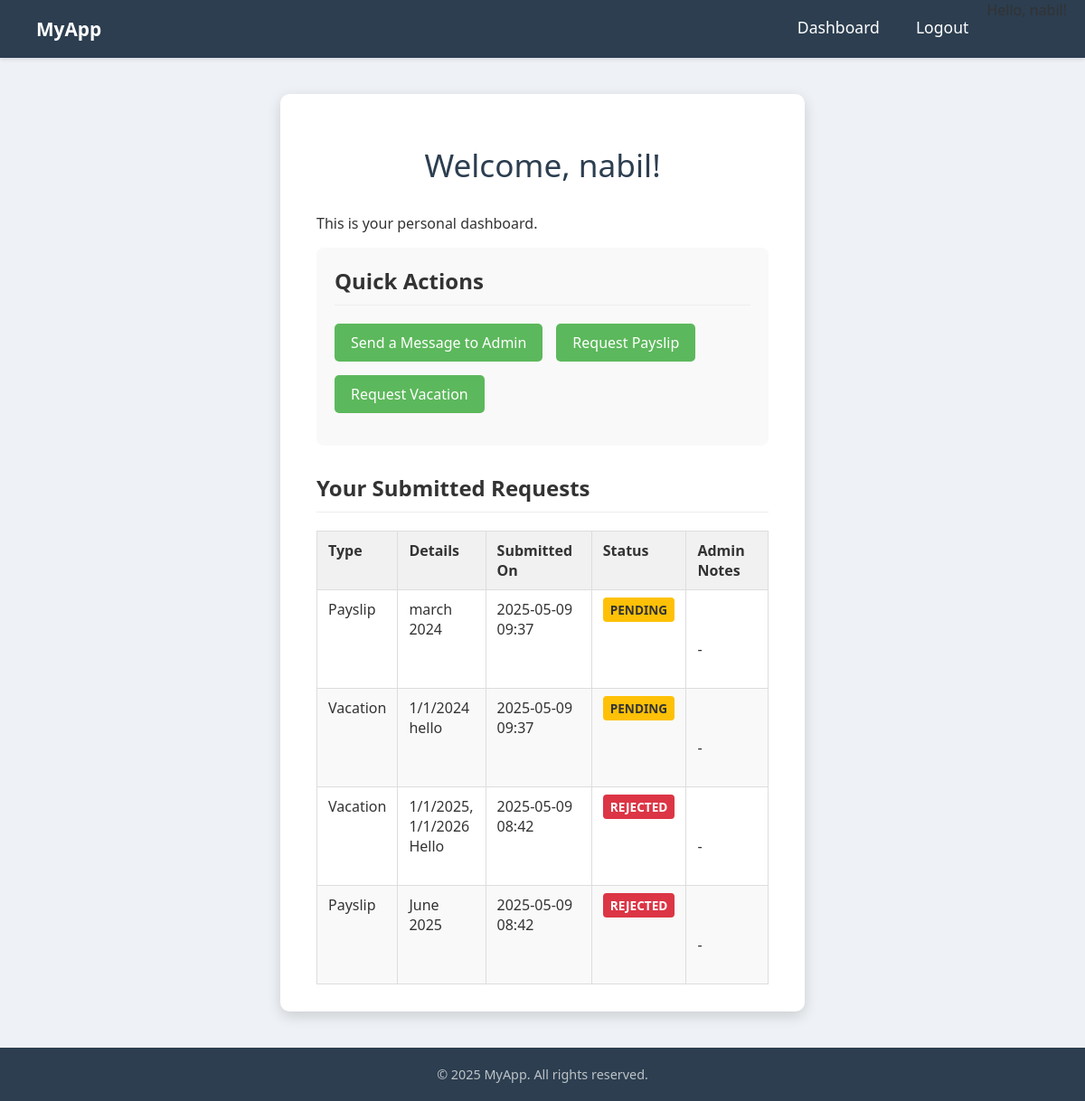
/dashboard (signed in), run on an earlier commit of the app's database.
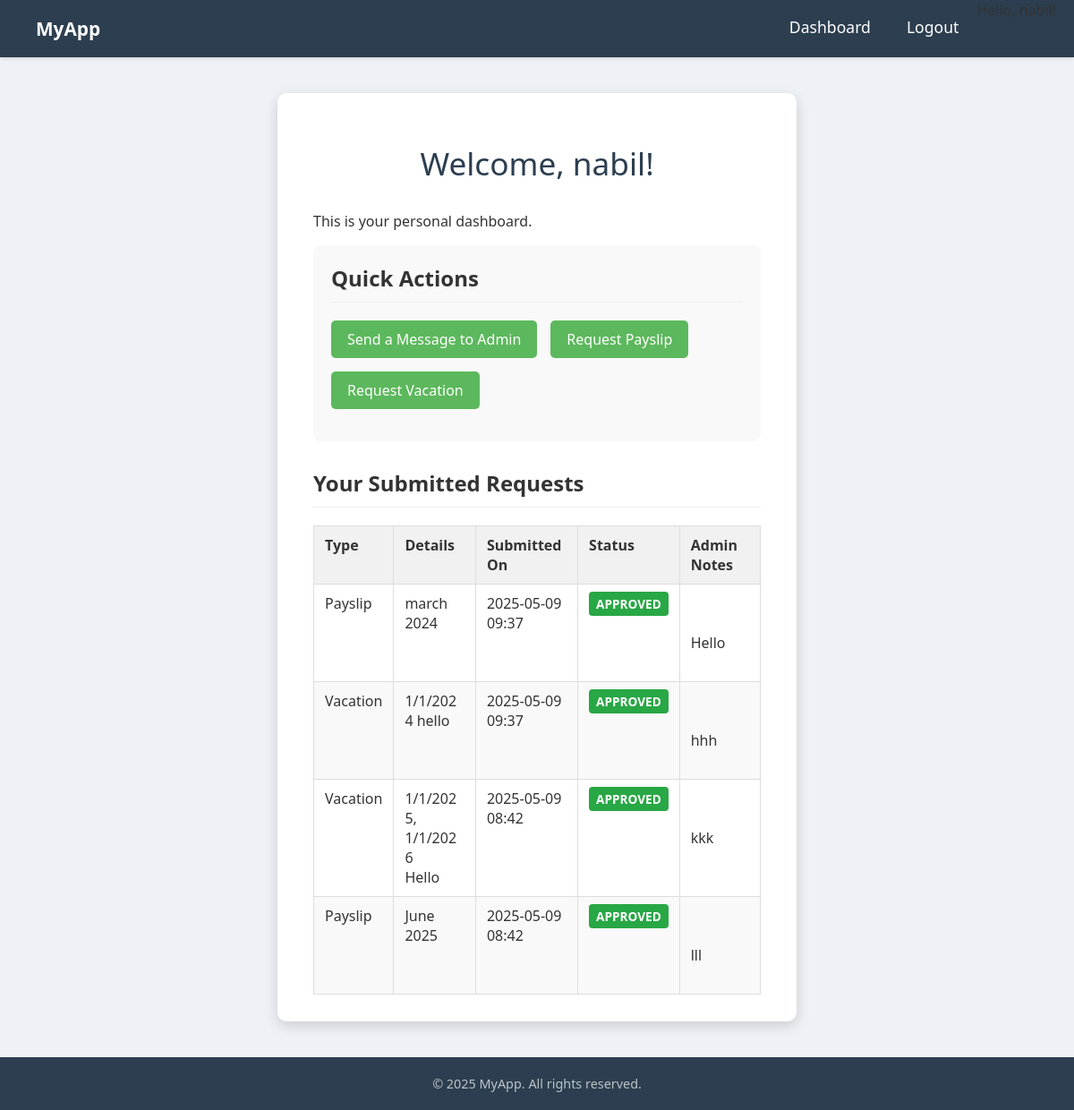
And on a later commit of the database.
### tables this page shows
CREATE TABLE requests (
    id INTEGER PRIMARY KEY AUTOINCREMENT,
    user_id INTEGER NOT NULL,
    request_type TEXT NOT NULL, -- 'payslip', 'vacation'
    details TEXT, -- e.g., month for payslip, dates for vacation
    status TEXT NOT NULL DEFAULT 'pending', -- pending, approved, rejected
    submitted_at DATETIME DEFAULT CURRENT_TIMESTAMP,
    admin_notes TEXT,
    FOREIGN KEY (user_id) REFERENCES users (id)
);

### app.py (the view)
@app.route('/dashboard')
@login_required
def dashboard():
    if g.user['is_admin']:
        db = get_db()
        all_users = db.execute('SELECT id, username, is_admin FROM users ORDER BY username').fetchall()
        unread_messages_count = db.execute(
            'SELECT COUNT(id) FROM messages WHERE is_read = 0'
        ).fetchone()[0]
        pending_requests_count = db.execute(
            "SELECT COUNT(id) FROM requests WHERE status = 'pending'"
        ).fetchone()[0]
        return render_template('dashboard_admin.html',
                               all_users=all_users,
                               unread_messages_count=unread_messages_count,
                               pending_requests_count=pending_requests_count)
    else:
        db = get_db()
        user_requests_raw = db.execute(
            """SELECT id, request_type, details, status, submitted_at, admin_notes
               FROM requests
               WHERE user_id = ?
               ORDER BY submitted_at DESC""",
            (g.user['id'],)
        ).fetchall()
        user_requests_processed = []
        if user_requests_raw: # Check if there are any requests
            for req_row in user_requests_raw:
                req_dict = dict(req_row)
                try:
                    if isinstance(req_dict['submitted_at'], str):
                        dt_obj = datetime.strptime(req_dict['submitted_at'], '%Y-%m-%d %H:%M:%S.%f')
                    elif isinstance(req_dict['submitted_at'], datetime): # Already a datetime object
                        dt_obj = req_dict['submitted_at']
                    else:
                        dt_obj = None
                except ValueError:
                    try:
                        if isinstance(req_dict['submitted_at'], str):
                            dt_obj = datetime.strptime(req_dict['submitted_at'], '%Y-%m-%d %H:%M:%S')
                        else: # Fallback if not string or already datetime
                            dt_obj = req_dict['submitted_at']
                    except ValueError as e:
                        app.logger.error(f"Error parsing user_request submitted_at string '{req_dict['submitted_at']}': {e}")
                        dt_obj = None # Or some default
                req_dict['submitted_at'] = dt_obj
                user_requests_processed.append(req_dict)
        return render_template('dashboard_user.html', user_requests=user_requests_processed)

### app.py (called while the page is built)
def get_db():
    if 'db' not in g:
        try:
            os.makedirs(app.instance_path)
        except OSError:
            pass
        g.db = sqlite3.connect(
            app.config['DATABASE'],
            detect_types=sqlite3.PARSE_DECLTYPES
        )
        g.db.row_factory = sqlite3.Row
    return g.db

def convert_datetime_iso(val):
    try:
        return datetime.fromisoformat(val.decode())
    except (ValueError, AttributeError):
        try: # Try common SQLite format if fromisoformat fails
            return datetime.strptime(val.decode(), "%Y-%m-%d %H:%M:%S.%f")
        except (ValueError, AttributeError):
            try:
                return datetime.strptime(val.decode(), "%Y-%m-%d %H:%M:%S")
            except (ValueError, AttributeError):
                return None # Or raise an error, or return the original string

def login_required(view):
    @wraps(view)
    def wrapped_view(**kwargs):
        if g.user is None:
            flash('Please log in to access this page.', 'error')
            return redirect(url_for('login', next=request.url))
        return view(**kwargs)
    return wrapped_view

### templates/dashboard_user.html (shortened to what this page needs)
{% extends 'base.html' %}
{% block content %}
<div class="user-dashboard">
    <h1 class="page-title">Welcome, {{ g.user.username }}!</h1>
    <p>This is your personal dashboard.</p>
    <section class="dashboard-actions">
        <h2>Quick Actions</h2>
        <ul class="dashboard-links">
            <li><a href="{{ url_for('send_message') }}" class="btn btn-action">Send a Message to Admin</a></li>
            <li><a href="{{ url_for('new_request_form', type='payslip') }}" class="btn btn-action">Request Payslip</a></li>
            <li><a href="{{ url_for('new_request_form', type='vacation') }}" class="btn btn-action">Request Vacation</a></li>
        </ul>
    </section>
    <section class="user-requests-section">
        <h2>Your Submitted Requests</h2>
        {% if user_requests %}
            <table class="table user-requests-table">
                <thead>
                    <tr>
                        <th>Type</th>
                        <th>Details</th>
                        <th>Submitted On</th>
                        <th>Status</th>
                        <th>Admin Notes</th>
                    </tr>
                </thead>
                <tbody>
                    {% for req in user_requests %}
                    <tr>
                        <td>{{ req.request_type|capitalize }}</td>
                        <td class="request-details">{{ req.details }}</td>
                        <td>
                            {% if req.submitted_at %}
                                {{ req.submitted_at.strftime('%Y-%m-%d %H:%M') }}
                            {% else %}
                                N/A
                            {% endif %}
                        </td>
                        <td>
                            <span class="status-badge status-{{ req.status|lower }}">
                                {{ req.status|capitalize }}
                            </span>
                        </td>
                        <td class="admin-notes">
                            {{ req.admin_notes if req.admin_notes else '-' }}
                        </td>
                    </tr>
                    {% endfor %}
                </tbody>
            </table>
        {% else %}
            <p>You have not submitted any requests yet.</p>
            <p>Use the links above to make a new request.</p>
        {% endif %}
    </section>
</div>
{% endblock %}

What changed in the data, as far as the page shows it:
changed requests: status "PENDING" → "APPROVED"; admin_notes "-" → "Hello"
changed requests: status "PENDING" → "APPROVED"; admin_notes "-" → "hhh"
changed requests: status "REJECTED" → "APPROVED"; admin_notes "-" → "kkk"
changed requests: status "REJECTED" → "APPROVED"; admin_notes "-" → "lll"
